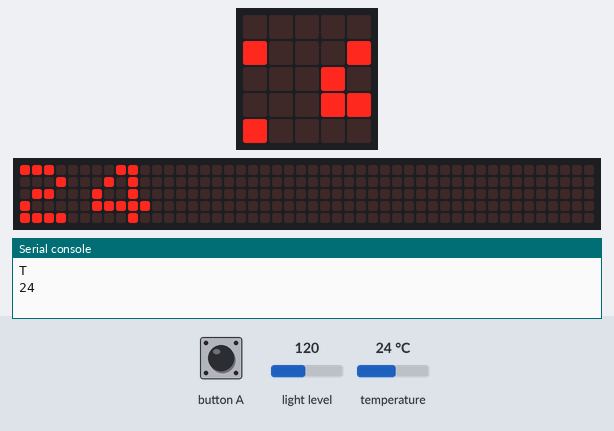
Bench run of a program on a simulated BBC micro:bit (MakeCode). On the bench: the board's 5×5 LED display, a strip that is not on the board, showing the scrolling text unrolled, the last lines printed to the serial console. The inputs (shaded band) are chosen by the test bench; at power-on: light level 120, temperature 24 °C. The 48×5 strip is a reading aid, not a part: it shows the text the display is scrolling, unrolled, one strip-width of it at a time.

Above: at 1.27 s.
1.3 s: button A pressed for 0.15 s
2.0 s: light level set to 5
At 4.3 s:
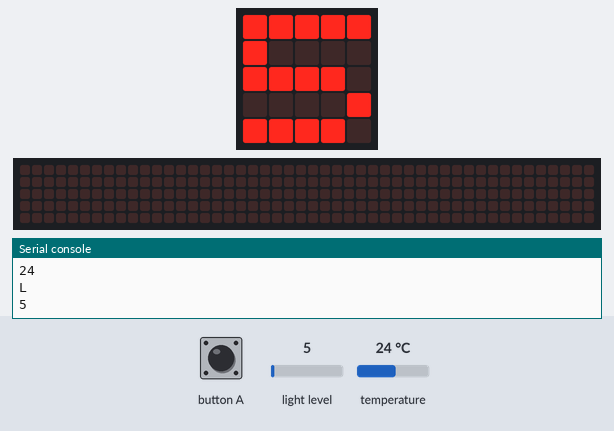
5.2 s: light level set to 128
At 5.56 s:
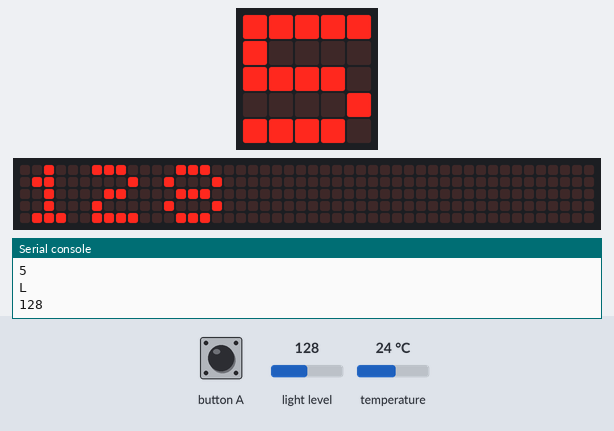
6.9 s: light level set to 64
At 11.4 s:
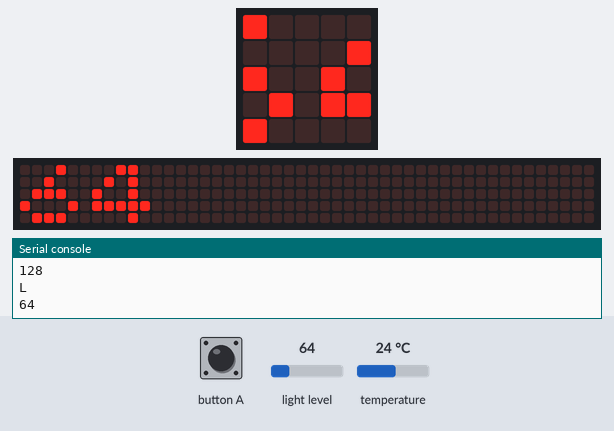
Timing chart, 0 to 12.6 s (numbered marks = the images above; inputs shaded):
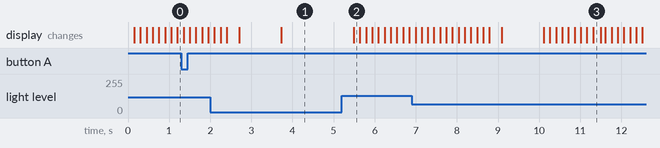

The program:

main.ts
```typescript
input.onButtonPressed(Button.A, function () {
    pulsador_A = !(pulsador_A)
})
let pulsador_A = false
pulsador_A = true
basic.forever(function () {
    if (pulsador_A) {
        serial.writeLine("T")
        serial.writeLine("" + (input.temperature()))
        basic.showNumber(input.temperature())
        basic.pause(1000)
    } else {
        serial.writeLine("L")
        serial.writeLine("" + (input.lightLevel()))
        basic.showNumber(input.lightLevel())
        basic.pause(1000)
    }
})
```

test.ts
```typescript
// aquí va el archivo "tests"; esto no se compilará cuando este paquete se utilice como una extensión.
```

Measured:
- after the input at 5.2 s, the display: changes after 0.29 s (image 2)
